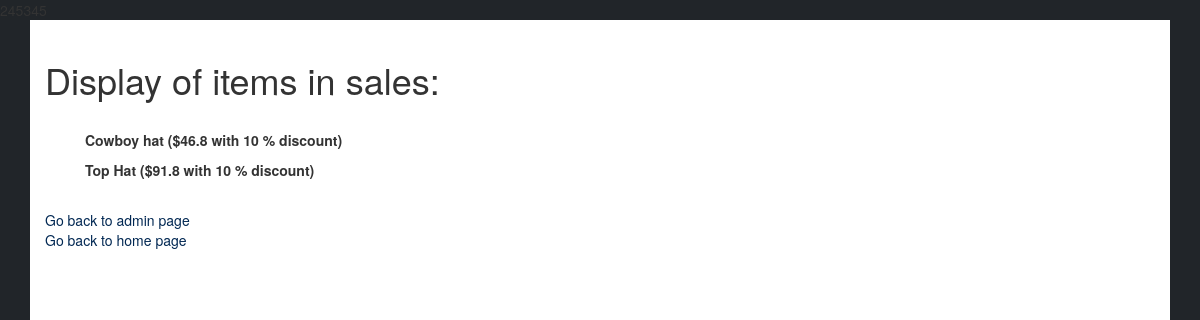
Screenshot of /adminDisplay.php with the database file from the repository.
### tables this page shows
CREATE TABLE IF NOT EXISTS `store_items` (
  `id` int(11) NOT NULL AUTO_INCREMENT,
  `cat_id` int(11) NOT NULL,
  `item_title` varchar(75) DEFAULT NULL,
  `item_price` float DEFAULT NULL,
  `item_desc` text,
  `item_image` varchar(50) DEFAULT NULL,
  PRIMARY KEY (`id`)
);

### adminDisplay.php (the view, shortened to what this page needs)
<?php
include("dbConn.php");
$filename = "saleItems.txt";
$display_block="";
if ($fhandle = fopen($filename, "r")) {
    while (!feof($fhandle)) {
        $line = fgets($fhandle);
        $data = explode('-', $line);
        $item_id = $data[0];
        if($data[0]!= null) {
            $get_items_sql = "SELECT id, item_title, item_price FROM store_items WHERE id = $item_id ORDER BY item_title";
            $get_items_res = $conn->query($get_items_sql) or die("Couldn't connect");
            if ($get_items_res->num_rows < 1) {
                $display_block = "<p><em>Sorry, no items in this category.</em></p>";
            } else {
                $display_block .= "<ul>";
                while ($items = $get_items_res->fetch_array()) {
                    $item_id = $items['id'];
                    $item_title = stripslashes($items['item_title']);
                    $item_price = $items['item_price'];
                    $display_block .= "<tr>
                                       <td><strong>$item_title </strong></td>
                                        <td><strong>(\$" . getPrice($item_id) . ")</strong></td></tr>";
                }
                $display_block .= "</ul>";
            }
        }
    }
}
function getPrice($itemId){
    $price=0;
    global $item_price;
    $filename = "saleItems.txt";
    if ($fhandle = fopen($filename, "r")) {
        while (!feof($fhandle)) {
            $line = fgets($fhandle);
            $data = explode('-', $line);
            if (!empty($data[0])) {
                if ($data[0] === $itemId){
                    $discount = $item_price * ($data[1]/100);
                    $price = ($item_price-$discount)." with ".$data[1]."% discount";
                    $exist = true;
                }
            }
        }
    }
    return $price;
}
?>
<html>
<head>
    <link rel="stylesheet" href="https://stackpath.bootstrapcdn.com/bootstrap/4.1.0/css/bootstrap.min.css">
    <link rel="stylesheet" type="text/css" href="./startbootstrap/css/custom.css">
    <?php include("./startbootstrap/header.php");?>
</head>
<body>
<body>
<div class="container">
    <h1>Display of items in sales:</h1>
    <br>
    <?php echo $display_block; ?>
    <br>
    <a href="admin.php">Go back to admin page</a><br>
    <a href="./startbootstrap/index2.html">Go back to home page</a>
</div>
</body>
</html>

### adminDisplay.php (style rules this page uses)
body { background-color: #212529; }
div { padding:20px; background-color: white; height: 100%; }

### rows the page displays
store_items: item_title "Cowboy hat", getPrice($item_id) "46.8 with 10 % discount"
store_items: item_title "Top Hat", getPrice($item_id) "91.8 with 10 % discount"
